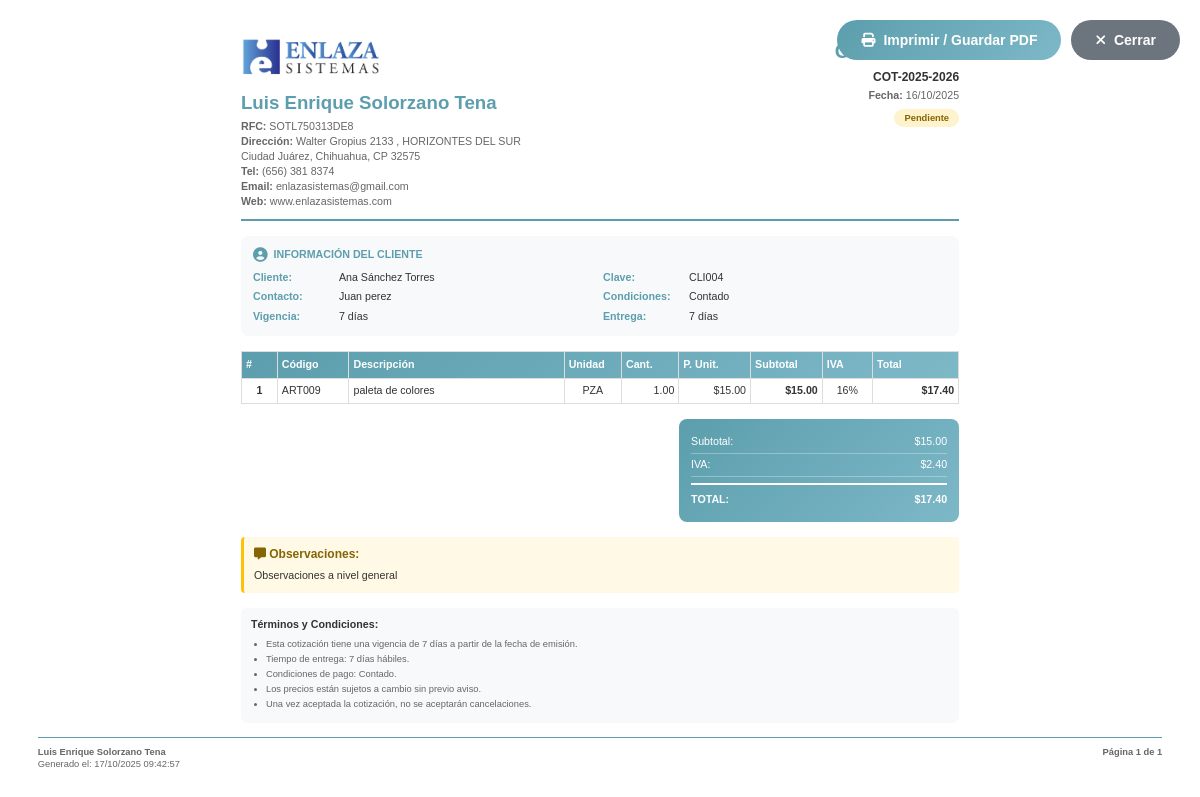
The page /cotizaciones/imprimir/2 on the database its author committed.
### tables this page shows
CREATE TABLE `configuracion_empresa` (
  `id` int(11) NOT NULL AUTO_INCREMENT,
  `nombre_empresa` varchar(255) NOT NULL,
  `rfc` varchar(20) NOT NULL,
  `direccion` varchar(255) NOT NULL,
  `colonia` varchar(100) DEFAULT NULL,
  `ciudad` varchar(100) NOT NULL,
  `estado` varchar(100) NOT NULL,
  `codigo_postal` varchar(10) NOT NULL,
  `telefono` varchar(20) DEFAULT NULL,
  `email` varchar(100) DEFAULT NULL,
  `sitio_web` varchar(150) DEFAULT NULL,
  `logo_path` varchar(255) DEFAULT 'public/images/logoenlaza.jpg',
  `fecha_actualizacion` timestamp NOT NULL DEFAULT CURRENT_TIMESTAMP ON UPDATE CURRENT_TIMESTAMP,
  PRIMARY KEY (`id`)
);

CREATE TABLE `cotizaciones` (
  `cotizacionesid` bigint(20) NOT NULL AUTO_INCREMENT,
  `clientesid` bigint(20) NOT NULL,
  `folio` varchar(50) NOT NULL,
  `fecha` date NOT NULL,
  `condiciones` enum('Contado','Credito') NOT NULL DEFAULT 'Contado',
  `dias_vigencia` int(11) NOT NULL DEFAULT '7',
  `contacto` varchar(245) DEFAULT NULL,
  `dias_entrega` int(11) NOT NULL DEFAULT '7',
  `subtotal` decimal(15,2) NOT NULL DEFAULT '0.00',
  `iva` decimal(15,2) NOT NULL DEFAULT '0.00',
  `total` decimal(15,2) NOT NULL DEFAULT '0.00',
  `status` enum('Pendiente','Aprobada','Rechazada','Vencida') NOT NULL DEFAULT 'Pendiente',
  `observaciones` text,
  `fecha_creacion` timestamp NOT NULL DEFAULT CURRENT_TIMESTAMP,
  `fecha_actualizacion` timestamp NOT NULL DEFAULT CURRENT_TIMESTAMP ON UPDATE CURRENT_TIMESTAMP,
  PRIMARY KEY (`cotizacionesid`),
  UNIQUE KEY `folio` (`folio`),
  KEY `idx_clientesid` (`clientesid`),
  KEY `idx_folio` (`folio`),
  KEY `idx_fecha` (`fecha`),
  KEY `idx_status` (`status`),
  CONSTRAINT `cotizaciones_ibfk_1` FOREIGN KEY (`clientesid`) REFERENCES `clientes` (`clientesid`)
);

CREATE TABLE `clientes` (
  `clientesid` bigint(20) NOT NULL AUTO_INCREMENT,
  `clavecliente` varchar(45) NOT NULL,
  `nombrecliente` varchar(245) NOT NULL,
  `direccion` varchar(145) DEFAULT NULL,
  `exterior` varchar(45) DEFAULT NULL,
  `interior` varchar(45) DEFAULT NULL,
  `colonia` varchar(145) DEFAULT NULL,
  `ciudad` varchar(45) DEFAULT NULL,
  `estado` varchar(45) DEFAULT NULL,
  `fecha_creacion` date NOT NULL DEFAULT '1990-01-01',
  `fecha_actualizacion` date NOT NULL DEFAULT '1990-01-01',
  PRIMARY KEY (`clientesid`),
  UNIQUE KEY `clavecliente` (`clavecliente`),
  KEY `idx_clavecliente` (`clavecliente`),
  KEY `idx_nombrecliente` (`nombrecliente`),
  KEY `idx_ciudad` (`ciudad`)
);

CREATE TABLE `partidas_cotizaciones` (
  `partidasid` bigint(20) NOT NULL AUTO_INCREMENT,
  `cotizacionesid` bigint(20) NOT NULL,
  `partida_numero` int(11) NOT NULL,
  `codigoarticulo` varchar(45) NOT NULL,
  `descripcion` varchar(245) NOT NULL,
  `cantidad` decimal(15,2) NOT NULL,
  `precio_unitario` decimal(15,2) NOT NULL,
  `precio_total` decimal(15,2) NOT NULL,
  `dias_entrega` int(11) NOT NULL DEFAULT '7',
  `unidad_medida` varchar(45) NOT NULL DEFAULT 'PZA',
  `porcentaje_iva` decimal(5,2) NOT NULL DEFAULT '16.00',
  `monto_iva` decimal(15,2) NOT NULL DEFAULT '0.00',
  `subtotal_partida` decimal(15,2) NOT NULL DEFAULT '0.00',
  `total_partida` decimal(15,2) NOT NULL DEFAULT '0.00',
  `observaciones_partida` text,
  `fecha_creacion` timestamp NOT NULL DEFAULT CURRENT_TIMESTAMP,
  PRIMARY KEY (`partidasid`),
  KEY `idx_cotizacionesid` (`cotizacionesid`),
  KEY `idx_codigoarticulo` (`codigoarticulo`),
  KEY `idx_partida_numero` (`partida_numero`),
  CONSTRAINT `partidas_cotizaciones_ibfk_1` FOREIGN KEY (`cotizacionesid`) REFERENCES `cotizaciones` (`cotizacionesid`) ON DELETE CASCADE
);

### controllers/CotizacionesController.php (called while the page is built, shortened)
<?php
class CotizacionesController extends Controller {
    private $cotizacionModel;
    public function __construct() {
        $this->cotizacionModel = $this->loadModel('Cotizacion');
    }
    public function imprimir($id) {
        $cotizacion = $this->cotizacionModel->getCotizacionConPartidas($id);
        $configuracionModel = $this->loadModel('ConfiguracionEmpresa');
        $empresa = $configuracionModel->getConfiguracion();
        $datos = [
            'titulo' => 'Imprimir Cotización',
            'cotizacion' => $cotizacion,
            'empresa' => $empresa
        ];
        $this->loadView('cotizaciones/imprimir', $datos);
    }
}
?>

### bootstrap.php (called while the page is built, shortened)
<?php
$url = isset($_GET['url']) ? $_GET['url'] : '';
$url = rtrim($url, '/');
$url = filter_var($url, FILTER_SANITIZE_URL);
$url = explode('/', $url);
$controllerName = !empty($url[0]) ? ucfirst($url[0]) . 'Controller' : DEFAULT_CONTROLLER;
$controllerFile = CONTROLLERS_PATH . $controllerName . '.php';
if (file_exists($controllerFile)) {
    $controller = new $controllerName();
} else {
    die("Error 404: Controlador '{$controllerName}' no encontrado");
}
$method = !empty($url[1]) ? $url[1] : DEFAULT_METHOD;
$params = $url ? array_slice($url, 2) : [];
call_user_func_array([$controller, $method], $params);
?>

### core/Model.php (called while the page is built, shortened)
<?php
class Model {
    public function __construct() {
        $database = new Database();
        $this->db = $database->getConexion();
    }
}
?>

### config/database.php (called while the page is built, shortened)
<?php
class Database {
    private $host = "localhost";
    private $port = "3309";
    private $database = "sistema_mvc";
    private $username = "root";
    private $password = "Shapes0926";
    private $charset = "utf8mb4";
    private $conexion;
    private function conectar() {
        try {
            $dsn = "mysql:host={$this->host};port={$this->port};dbname={$this->database};charset={$this->charset}";
            $opciones = [
                PDO::ATTR_ERRMODE            => PDO::ERRMODE_EXCEPTION,
                PDO::ATTR_DEFAULT_FETCH_MODE => PDO::FETCH_ASSOC,
                PDO::ATTR_EMULATE_PREPARES   => false,
            ];
            $this->conexion = new PDO($dsn, $this->username, $this->password, $opciones);
        } catch (PDOException $e) {
            die("Error de conexión: " . $e->getMessage());
        }
    }
    public function getConexion() {
        return $this->conexion;
    }
}
?>

### models/ConfiguracionEmpresa.php (called while the page is built, shortened)
<?php
class ConfiguracionEmpresa extends Model {
    public function __construct() {
        $this->tabla = 'configuracion_empresa';
    }
    public function getConfiguracion() {
        try {
            $sql = "SELECT * FROM {$this->tabla} WHERE id = 1 LIMIT 1";
            $stmt = $this->db->prepare($sql);
            $stmt->execute();
            $config = $stmt->fetch();
            return $config;
        } catch (PDOException $e) {
            error_log("Error en getConfiguracion(): " . $e->getMessage());
            return false;
        }
    }
}
?>

### models/Cotizacion.php (called while the page is built, shortened)
<?php
class Cotizacion extends Model {
    public function getCotizacionConPartidas($id) {
        try {
            $sqlEncabezado = "SELECT c.*, cl.nombrecliente, cl.clavecliente
                FROM cotizaciones c
                INNER JOIN clientes cl ON c.clientesid = cl.clientesid
                WHERE c.cotizacionesid = :id";
            $stmt = $this->db->prepare($sqlEncabezado);
            $stmt->bindParam(':id', $id, PDO::PARAM_INT);
            $stmt->execute();
            $cotizacion = $stmt->fetch();
            $sqlPartidas = "SELECT * FROM partidas_cotizaciones
                WHERE cotizacionesid = :id
                ORDER BY partida_numero ASC";
            $stmtPartidas = $this->db->prepare($sqlPartidas);
            $stmtPartidas->bindParam(':id', $id, PDO::PARAM_INT);
            $stmtPartidas->execute();
            $partidas = $stmtPartidas->fetchAll();
            $cotizacion['partidas'] = $partidas;
            return $cotizacion;
        } catch (PDOException $e) {
            error_log("Error en getCotizacionConPartidas(): " . $e->getMessage());
            return false;
        }
    }
}
?>

### views/cotizaciones/imprimir.php (the view, shortened to what this page needs)
<!DOCTYPE html>
<html lang="es">
<head>
    <link rel="stylesheet" href="https://cdnjs.cloudflare.com/ajax/libs/font-awesome/6.4.0/css/all.min.css">
</head>
<body>
    <div class="action-buttons">
        <button onclick="window.print()" class="btn btn-print">
            <i class="fas fa-print"></i> Imprimir / Guardar PDF
        </button>
        <button onclick="window.close()" class="btn btn-close">
            <i class="fas fa-times"></i> Cerrar
        </button>
    </div>
    <div class="document-header">
        <div class="company-info">
            <?php if (!empty($empresa['logo_path'])): ?>
                <img src="<?php echo BASE_URL . $empresa['logo_path']; ?>"
                     alt="Logo Empresa"
                     class="company-logo"
                     onerror="this.style.display='none'">
            <?php endif; ?>
            <div class="company-name">
                <?php echo htmlspecialchars($empresa['nombre_empresa']); ?>
            </div>
            <div class="company-details">
                <strong>RFC:</strong> <?php echo htmlspecialchars($empresa['rfc']); ?><br>
                <strong>Dirección:</strong> <?php echo htmlspecialchars($empresa['direccion']); ?>
                <?php if (!empty($empresa['colonia'])): ?>
                    , <?php echo htmlspecialchars($empresa['colonia']); ?>
                <?php endif; ?><br>
                <?php echo htmlspecialchars($empresa['ciudad']); ?>,
                <?php echo htmlspecialchars($empresa['estado']); ?>,
                CP <?php echo htmlspecialchars($empresa['codigo_postal']); ?><br>
                <?php if (!empty($empresa['telefono'])): ?>
                    <strong>Tel:</strong> <?php echo htmlspecialchars($empresa['telefono']); ?><br>
                <?php endif; ?>
                <?php if (!empty($empresa['email'])): ?>
                    <strong>Email:</strong> <?php echo htmlspecialchars($empresa['email']); ?>
                <?php endif; ?>
                <?php if (!empty($empresa['sitio_web'])): ?>
                    <br><strong>Web:</strong> <?php echo htmlspecialchars($empresa['sitio_web']); ?>
                <?php endif; ?>
            </div>
        </div>
        <div class="quotation-info">
            <div class="quotation-title">COTIZACIÓN</div>
            <div class="quotation-folio"><?php echo htmlspecialchars($cotizacion['folio']); ?></div>
            <div class="quotation-date">
                <strong>Fecha:</strong> <?php echo date('d/m/Y', strtotime($cotizacion['fecha'])); ?>
            </div>
            <div>
                <?php
                $statusClass = [
                    'Pendiente' => 'status-pendiente',
                    'Aprobada' => 'status-aprobada',
                    'Rechazada' => 'status-rechazada',
                    'Vencida' => 'status-vencida'
                ];
                $class = $statusClass[$cotizacion['status']] ?? 'status-pendiente';
                ?>
                <span class="status-badge <?php echo $class; ?>">
                    <?php echo $cotizacion['status']; ?>
                </span>
            </div>
        </div>
    </div>
    <div class="client-section">
        <div class="section-title">
            <i class="fas fa-user-circle"></i>
            INFORMACIÓN DEL CLIENTE
        </div>
        <div class="info-grid">
            <div class="info-item">
                <span class="info-label">Cliente:</span>
                <span class="info-value"><?php echo htmlspecialchars($cotizacion['nombrecliente']); ?></span>
            </div>
            <div class="info-item">
                <span class="info-label">Clave:</span>
                <span class="info-value"><?php echo htmlspecialchars($cotizacion['clavecliente']); ?></span>
            </div>
            <div class="info-item">
                <span class="info-label">Contacto:</span>
                <span class="info-value"><?php echo htmlspecialchars($cotizacion['contacto'] ?: 'N/A'); ?></span>
            </div>
            <div class="info-item">
                <span class="info-label">Condiciones:</span>
                <span class="info-value"><?php echo $cotizacion['condiciones']; ?></span>
            </div>
            <div class="info-item">
                <span class="info-label">Vigencia:</span>
                <span class="info-value"><?php echo $cotizacion['dias_vigencia']; ?> días</span>
            </div>
            <div class="info-item">
                <span class="info-label">Entrega:</span>
                <span class="info-value"><?php echo $cotizacion['dias_entrega']; ?> días</span>
            </div>
        </div>
    </div>
    <table class="partidas-table">
        <thead>
            <tr>
                <th style="width: 5%;">#</th>
                <th style="width: 10%;">Código</th>
                <th style="width: 30%;">Descripción</th>
                <th style="width: 8%;">Unidad</th>
                <th style="width: 8%;" class="text-right">Cant.</th>
                <th style="width: 10%;" class="text-right">P. Unit.</th>
                <th style="width: 10%;" class="text-right">Subtotal</th>
                <th style="width: 7%;" class="text-center">IVA</th>
                <th style="width: 12%;" class="text-right">Total</th>
            </tr>
        </thead>
        <tbody>
            <?php if (empty($cotizacion['partidas'])): ?>
                <tr>
                    <td colspan="9" class="text-center" style="padding: 30px; color: #999;">
                        No hay partidas registradas
                    </td>
                </tr>
            <?php else: ?>
                <?php foreach ($cotizacion['partidas'] as $partida): ?>
                <tr>
                    <td class="text-center"><strong><?php echo $partida['partida_numero']; ?></strong></td>
                    <td><?php echo htmlspecialchars($partida['codigoarticulo']); ?></td>
                    <td><?php echo htmlspecialchars($partida['descripcion']); ?></td>
                    <td class="text-center"><?php echo htmlspecialchars($partida['unidad_medida']); ?></td>
                    <td class="text-right"><?php echo number_format($partida['cantidad'], 2); ?></td>
                    <td class="text-right">$<?php echo number_format($partida['precio_unitario'], 2); ?></td>
                    <td class="text-right"><strong>$<?php echo number_format($partida['precio_total'], 2); ?></strong></td>
                    <td class="text-center"><?php echo number_format($partida['porcentaje_iva'], 0); ?>%</td>
                    <td class="text-right"><strong>$<?php echo number_format($partida['total_partida'], 2); ?></strong></td>
                </tr>
                <?php endforeach; ?>
            <?php endif; ?>
        </tbody>
    </table>
    <div class="totals-section">
        <div class="totals-box">
            <div class="total-line">
                <span>Subtotal:</span>
                <span>$<?php echo number_format($cotizacion['subtotal'], 2); ?></span>
            </div>
            <div class="total-line">
                <span>IVA:</span>
                <span>$<?php echo number_format($cotizacion['iva'], 2); ?></span>
            </div>
            <div class="total-line final">
                <span>TOTAL:</span>
                <span>$<?php echo number_format($cotizacion['total'], 2); ?></span>
            </div>
        </div>
    </div>
    <?php if (!empty($cotizacion['observaciones'])): ?>
    <div class="observations-section">
        <h4><i class="fas fa-comment-alt"></i> Observaciones:</h4>
        <p><?php echo nl2br(htmlspecialchars($cotizacion['observaciones'])); ?></p>
    </div>
    <?php endif; ?>
    <div class="terms-section">
        <h4>Términos y Condiciones:</h4>
        <ul>
            <li>Esta cotización tiene una vigencia de <?php echo $cotizacion['dias_vigencia']; ?> días a partir de la fecha de emisión.</li>
            <li>Tiempo de entrega: <?php echo $cotizacion['dias_entrega']; ?> días hábiles.</li>
            <li>Condiciones de pago: <?php echo $cotizacion['condiciones']; ?>.</li>
            <li>Los precios están sujetos a cambio sin previo aviso.</li>
            <li>Una vez aceptada la cotización, no se aceptarán cancelaciones.</li>
        </ul>
    </div>
    <div class="document-footer">
        <div>
            <strong><?php echo isset($empresa['nombre_empresa']) ? htmlspecialchars($empresa['nombre_empresa']) : 'Sistema de Gestión'; ?></strong><br>
            Generado el: <?php echo date('d/m/Y H:i:s'); ?>
        </div>
        <div style="text-align: right;">
            <strong>Página 1 de 1</strong>
        </div>
    </div>
</body>
</html>

### rows shown on the page
configuracion_empresa: logo_path (picture), nombre_empresa "Luis Enrique Solorzano Tena", rfc "SOTL750313DE8", direccion "Walter Gropius 2133", colonia "HORIZONTES DEL SUR", ciudad "Ciudad Juárez", estado "Chihuahua", codigo_postal "32575", telefono "(656) 381 8374", email "enlazasistemas@gmail.com", sitio_web "www.enlazasistemas.com"
cotizaciones: folio "COT-2025-2026", fecha "16/10/2025", status "Pendiente", clientesid.nombrecliente "Ana Sánchez Torres", clientesid.clavecliente "CLI004", contacto "Juan perez", condiciones "Contado", dias_vigencia "7", dias_entrega "7", subtotal "15.00", iva "2.40", total "17.40", observaciones "Observaciones a nivel general"
partidas_cotizaciones: partida_numero "1", codigoarticulo "ART009", descripcion "paleta de colores", unidad_medida "PZA", cantidad "1.00", precio_unitario "15.00", precio_total "15.00", porcentaje_iva "16", total_partida "17.40"
